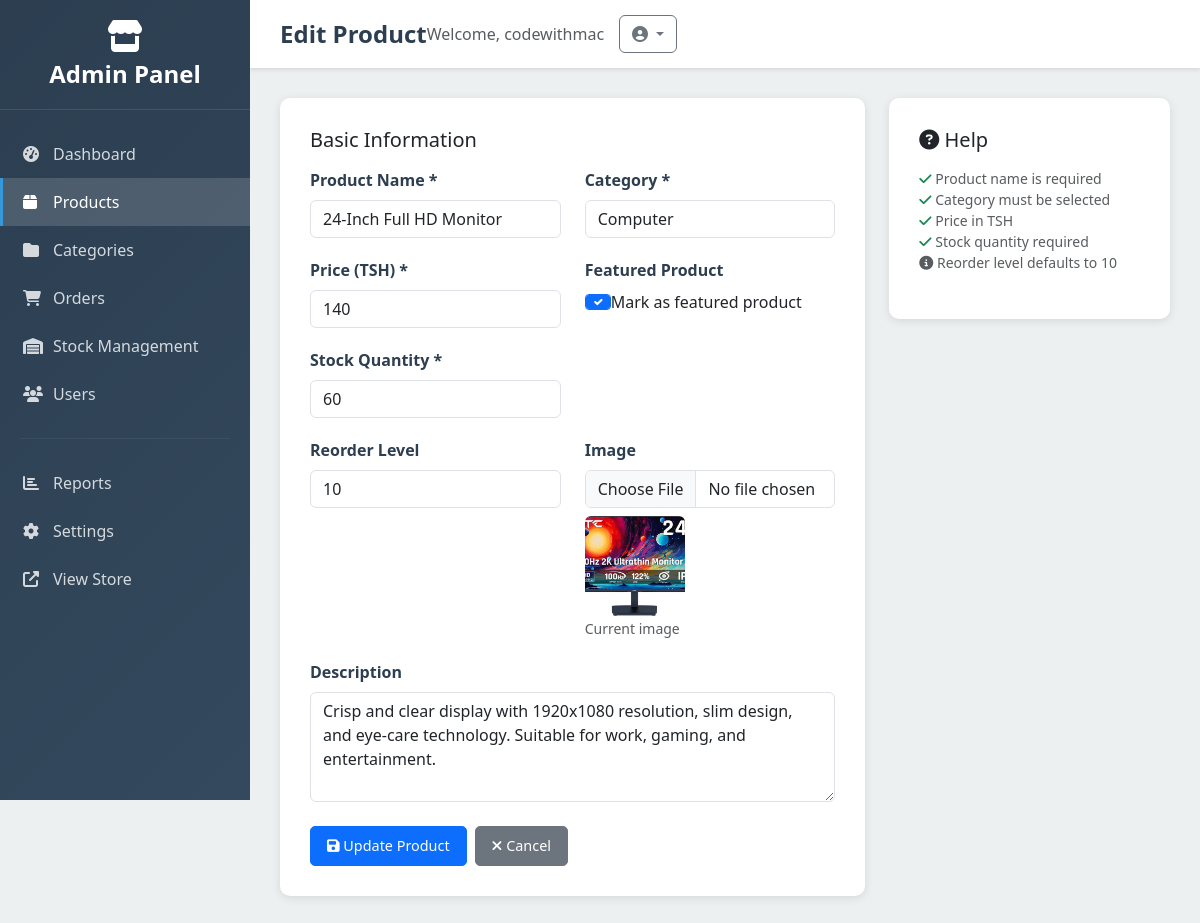
/dashboard/products/24-inch-full-hd-monitor/edit/ (signed in), run on the app's committed database.
### products/models.py (models this page shows, shortened)
class Product(models.Model):
    category = models.ForeignKey(Category, related_name='product', on_delete=models.CASCADE)
    name = models.CharField(max_length=255)
    slug = models.SlugField()
    description = models.TextField(blank=True, null=True)
    price = models.IntegerField()
    is_featured = models.BooleanField(default=False)
    created_at = models.DateTimeField(auto_now_add=True)
    image = models.ImageField(upload_to='uploads/', blank=True, null=True)
    thumbnail = models.ImageField(upload_to='uploads/', blank=True, null=True)
    class Meta:
        ordering = ('-created_at',)

class Category(models.Model):
    name = models.CharField(max_length=255)
    slug = models.SlugField(unique=True)
    class Meta:
        ordering =('name',)

### core/models.py (models this page shows, shortened)
class Stock(models.Model):
    product = models.OneToOneField('products.Product', on_delete=models.CASCADE)
    quantity = models.IntegerField(default=0)
    reorder_level = models.IntegerField(default=10)
    last_updated = models.DateTimeField(auto_now=True)

### core/admin_views.py (the view, shortened to what this page needs)
# urls.py: path('dashboard/products/<slug:product_slug>/edit/', admin_views.admin_product_edit, name='admin_product_edit'),
@login_required
@user_passes_test(is_admin)
def admin_product_edit(request, product_slug):
    product = get_object_or_404(Product, slug=product_slug)
    stock, created = Stock.objects.get_or_create(product=product, defaults={'quantity': 0, 'reorder_level': 10})
    categories = Category.objects.all()
    context = {
        'product': product,
        'stock': stock,
        'categories': categories,
        'title': 'Edit Product'
    }
    return render(request, 'admin_management/product_form.html', context)

### cart/context_processors.py (called while the page is built)
def cart(request):
    return {'cart': Cart(request)}

### core/admin_views.py (called while the page is built)
def is_admin(user):
    return user.is_authenticated and (user.is_staff or user.is_superuser)

### templates/admin_management/product_form.html (shortened to what this page needs)
{% extends 'admin_management/base.html' %}
{% block page_title %}{{ title }}{% endblock %}
{% block content %}
<div class="row">
    <div class="col-lg-8">
        <div class="admin-form">
            <form method="POST" enctype="multipart/form-data" id="productForm">
                <div class="mb-4">
                    <h5 class="mb-3">Basic Information</h5>
                    <div class="row">
                        <div class="col-md-6">
                            <div class="form-group">
                                <label class="form-label">Product Name *</label>
                                <input type="text" name="name" class="form-control" value="{% if product %}{{ product.name }}{% endif %}" required>
                            </div>
                        </div>
                        <div class="col-md-6">
                            <div class="form-group">
                                <label class="form-label">Category *</label>
                                <select name="category" class="form-control" required>
                                    {% for category in categories %}
                                        <option value="{{ category.id }}" {% if product and product.category.id == category.id %}selected{% endif %}>
                                            {{ category.name }}
                                        </option>
                                    {% endfor %}
                                </select>
                            </div>
                        </div>
                    </div>
                    <div class="row">
                        <div class="col-md-6">
                            <div class="form-group">
                                <label class="form-label">Price (TSH) *</label>
                                <input type="number" name="price" class="form-control" value="{% if product %}{{ product.price }}{% endif %}" step="0.01" min="0" required>
                            </div>
                        </div>
                        <div class="col-md-6">
                            <div class="form-group">
                                <label class="form-label">Featured Product</label>
                                <div class="form-check">
                                    <input type="checkbox" name="is_featured" class="form-check-input" {% if product and product.is_featured %}checked{% endif %}>
                                    <label class="form-check-label">Mark as featured product</label>
                                </div>
                            </div>
                        </div>
                        <div class="col-md-6">
                            <div class="form-group">
                                <label class="form-label">Stock Quantity *</label>
                                <input type="number" name="stock_quantity" class="form-control" value="{% if stock %}{{ stock.quantity }}{% else %}0{% endif %}" min="0" required>
                            </div>
                        </div>
                    </div>
                    <div class="row">
                        <div class="col-md-6">
                            <div class="form-group">
                                <label class="form-label">Reorder Level</label>
                                <input type="number" name="reorder_level" class="form-control" value="{% if stock %}{{ stock.reorder_level }}{% else %}10{% endif %}" min="0">
                            </div>
                        </div>
                        <div class="col-md-6">
                            <div class="form-group">
                                <label class="form-label">Image</label>
                                <input type="file" name="image" class="form-control" accept="image/*">
                                {% if product and product.image %}
                                    <div class="mt-2">
                                        <img src="{{ product.image.url }}" class="rounded" width="100" height="100" style="object-fit: cover;">
                                        <br>
                                        <small class="text-muted">Current image</small>
                                    </div>
                                {% endif %}
                            </div>
                        </div>
                    </div>
                    <div class="form-group">
                        <label class="form-label">Description</label>
                        <textarea name="description" class="form-control" rows="4">{% if product %}{{ product.description }}{% endif %}</textarea>
                    </div>
                </div>
                <div class="d-flex gap-2">
                    <button type="submit" class="btn btn-admin btn-primary">
                        <i class="fas fa-save"></i> {% if product %}Update Product{% else %}Create Product{% endif %}
                    </button>
                    <a href="{% url 'admin_product_list' %}" class="btn btn-admin btn-secondary">
                        <i class="fas fa-times"></i> Cancel
                    </a>
                </div>
            </form>
        </div>
    </div>
    <div class="col-lg-4">
        <div class="admin-form">
            <h5 class="mb-3"><i class="fas fa-question-circle"></i> Help</h5>
            <div class="small text-muted">
                <ul class="list-unstyled">
                    <li><i class="fas fa-check text-success"></i> Product name is required</li>
                    <li><i class="fas fa-check text-success"></i> Category must be selected</li>
                    <li><i class="fas fa-check text-success"></i> Price in TSH</li>
                    <li><i class="fas fa-check text-success"></i> Stock quantity required</li>
                    <li><i class="fas fa-info-circle"></i> Reorder level defaults to 10</li>
                </ul>
            </div>
        </div>
    </div>
</div>
{% endblock %}

### templates/admin_management/base.html (shortened to what this page needs)
<!DOCTYPE html>
<html lang="en">
<head>
    <link href="https://cdn.jsdelivr.net/npm/bootstrap@5.3.0/dist/css/bootstrap.min.css" rel="stylesheet">
    <link rel="stylesheet" href="https://cdnjs.cloudflare.com/ajax/libs/font-awesome/6.4.0/css/all.min.css">
</head>
<body>
    <aside class="sidebar" id="sidebar">
        <div class="sidebar-header">
            <i class="fas fa-store fa-2x mb-2"></i>
            <h3>Admin Panel</h3>
        </div>
        <nav class="sidebar-menu">
            <a href="{% url 'admin_dashboard' %}" class="sidebar-item {% if request.resolver_match.url_name == 'admin_dashboard' %}active{% endif %}">
                <i class="fas fa-tachometer-alt"></i>
                Dashboard
            </a>
            <a href="{% url 'admin_product_list' %}" class="sidebar-item {% if 'product' in request.resolver_match.url_name %}active{% endif %}">
                <i class="fas fa-box"></i>
                Products
            </a>
            <a href="{% url 'admin_category_list' %}" class="sidebar-item {% if 'category' in request.resolver_match.url_name %}active{% endif %}">
                <i class="fas fa-folder"></i>
                Categories
            </a>
            <a href="{% url 'admin_order_list' %}" class="sidebar-item {% if 'order' in request.resolver_match.url_name %}active{% endif %}">
                <i class="fas fa-shopping-cart"></i>
                Orders
            </a>
            <a href="{% url 'admin_stock_list' %}" class="sidebar-item {% if 'stock' in request.resolver_match.url_name %}active{% endif %}">
                <i class="fas fa-warehouse"></i>
                Stock Management
            </a>
            <a href="{% url 'admin_user_list' %}" class="sidebar-item {% if 'user' in request.resolver_match.url_name %}active{% endif %}">
                <i class="fas fa-users"></i>
                Users
            </a>
            <hr style="border-color: rgba(255,255,255,0.2); margin: 20px;">
            <a href="{% url 'admin_reports' %}" class="sidebar-item">
                <i class="fas fa-chart-bar"></i>
                Reports
            </a>
            <a href="{% url 'admin_settings' %}" class="sidebar-item">
                <i class="fas fa-cog"></i>
                Settings
            </a>
            <a href="{% url 'frontpage' %}" class="sidebar-item">
                <i class="fas fa-external-link-alt"></i>
                View Store
            </a>
        </nav>
    </aside>
    <main class="main-content">
        <div class="top-bar">
            <h1 class="page-title">{% block page_title %}Admin Panel{% endblock %}</h1>
            <div class="user-menu">
                <span class="text-muted">Welcome, {{ user.username }}</span>
                <div class="dropdown">
                    <button class="btn btn-outline-secondary dropdown-toggle" type="button" data-bs-toggle="dropdown">
                        <i class="fas fa-user-circle"></i>
                    </button>
                </div>
            </div>
        </div>
        <div class="content-area">
            {% block content %}{% endblock %}
        </div>
    </main>
</body>
</html>

### templates/admin_management/base.html (style rules this page uses)
:root { --sidebar-width: 250px; --primary-color: #2c3e50; --secondary-color: #34495e; --accent-color: #3498db; --success-color: #27ae60; --warning-color: #f39c12; --danger-color: #e74c3c; --light-bg: #ecf0f1; --dark-text: #2c3e50; }
body { font-family: 'Segoe UI', Tahoma, Geneva, Verdana, sans-serif; background-color: var(--light-bg); }
.sidebar { position: fixed; top: 0; left: 0; height: 100vh; width: var(--sidebar-width); background: linear-gradient(135deg, var(--primary-color), var(--secondary-color)); color: white; z-index: 1000; overflow-y: auto; transition: transform 0.3s ease; }
.sidebar-header { padding: 20px; text-align: center; border-bottom: 1px solid rgba(255,255,255,0.1); }
.sidebar-header h3 { margin: 0; font-size: 1.5rem; font-weight: bold; }
.sidebar-menu { padding: 20px 0; }
.sidebar-item { padding: 12px 20px; display: flex; align-items: center; color: rgba(255,255,255,0.8); text-decoration: none; transition: all 0.3s ease; border-left: 3px solid transparent; }
.sidebar-item.active { background-color: rgba(255,255,255,0.15); color: white; border-left-color: var(--accent-color); }
.sidebar-item i { width: 20px; margin-right: 10px; }
.main-content { margin-left: var(--sidebar-width); min-height: 100vh; transition: margin-left 0.3s ease; }
.top-bar { background: white; padding: 15px 30px; box-shadow: 0 2px 4px rgba(0,0,0,0.1); display: flex; justify-content: between; align-items: center; }
.page-title { font-size: 1.5rem; font-weight: 600; color: var(--dark-text); margin: 0; }
.user-menu { display: flex; align-items: center; gap: 15px; }
.content-area { padding: 30px; }
.btn-admin { padding: 8px 16px; border-radius: 5px; font-size: 0.9rem; transition: all 0.3s ease; }
.admin-form { background: white; border-radius: 10px; padding: 30px; box-shadow: 0 2px 10px rgba(0,0,0,0.1); }
.form-group { margin-bottom: 20px; }
.form-label { font-weight: 600; color: var(--dark-text); margin-bottom: 8px; }

### data on the page
Product: name "24-Inch Full HD Monitor", category "Computer", price "140", is_featured "☑", image (picture), description "Crisp and clear display with 1920x1080 resolution, slim design, and eye-care technology. Suitable for work, gaming, and entertainment."
Stock: stock_quantity "60", reorder_level "10"

### other printed values
{{ title }} "Edit Product"
{{ user.username }} "codewithmac"
